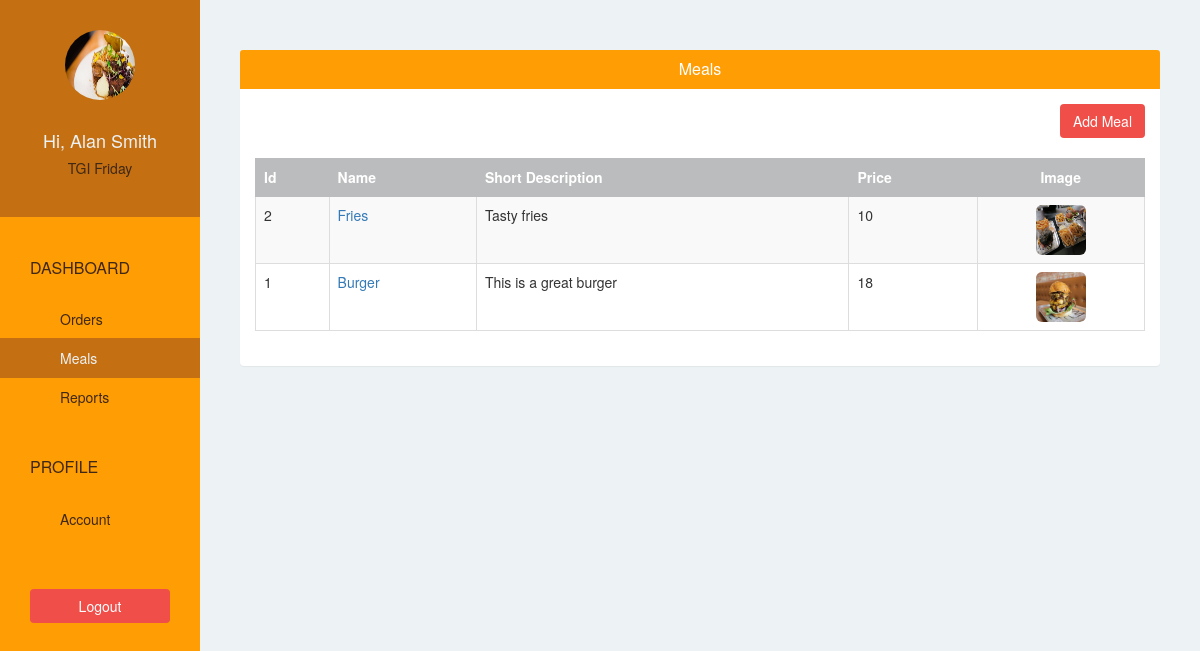
Before: /restaurant/meal/ (signed in) with the older database file.
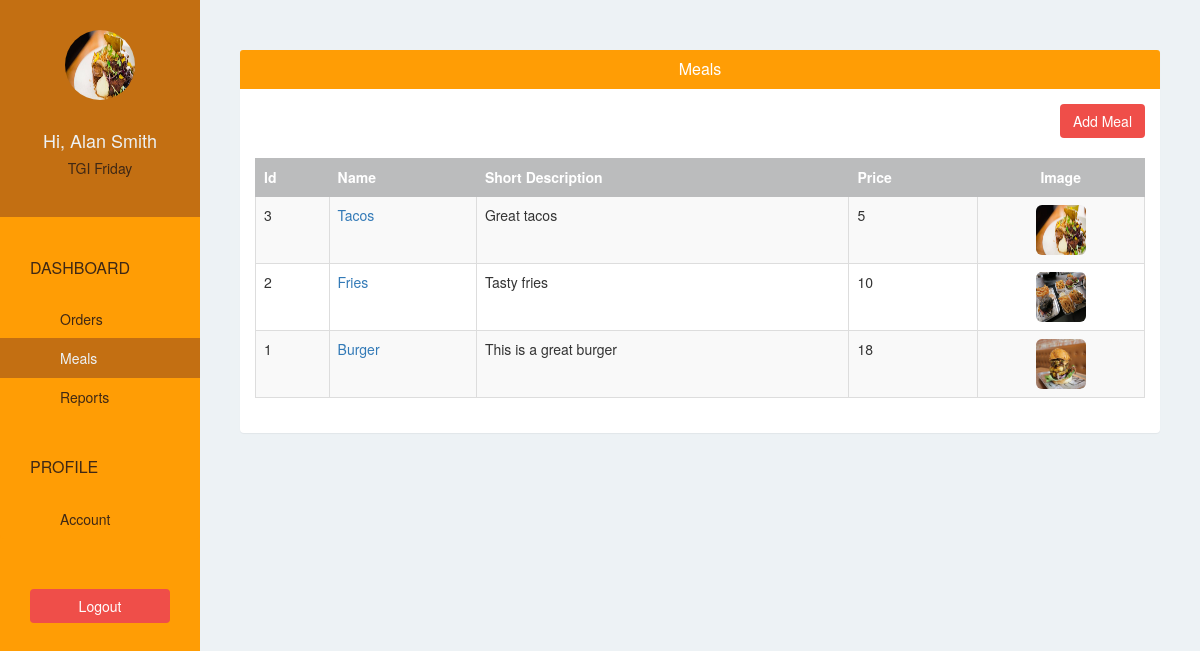
After: the same page with the newer database file.
### willylistapp/models.py (models this page shows, shortened)
class Restaurant(models.Model):
    user = models.OneToOneField(User, on_delete=models.CASCADE, related_name='restaurant')
    name = models.CharField(max_length=500)
    phone = models.CharField(max_length=500)
    address = models.CharField(max_length=500)
    logo = models.ImageField(upload_to='restaurant_logo/', blank=False)

class Meal(models.Model):
    restaurant = models.ForeignKey(Restaurant) # ForeignKey: one to many relationship
    name = models.CharField(max_length=500)
    short_description = models.CharField(max_length=500)
    image = models.ImageField(upload_to='meal_images/', blank=False)
    price = models.IntegerField(default=0)

### willylistapp/views.py (the view)
# urls.py: url(r'^restaurant/meal/$', views.restaurant_meal, name = 'restaurant-meal'),
@login_required(login_url='/restaurant/sign-in/')
def restaurant_meal(request):
    meals = Meal.objects.filter(restaurant = request.user.restaurant).order_by("-id")
    return render(request, 'restaurant/meal.html', {"meals": meals})

### willylistapp/templates/restaurant/meal.html
{% extends 'restaurant/base.html' %}
{% block page %}
    <div class="panel">
        <div class="panel-heading bg-blue">
            <h4 class="panel-title text-center text-white">Meals</h4>
        </div>
        <div class="panel-body">
            <div class="text-right">
                <a href="{% url 'restaurant-add-meal' %}" class="btn btn-pink">Add Meal</a>
                <br/>
                <br/>
            </div>
            <table class="table table-bordered table-hover table-striped">
                <thead>
                  <tr class="bg-gray text-white">
                    <th>Id</th>
                    <th>Name</th>
                    <th>Short Description</th>
                    <th>Price</th>
                    <th class="text-center">Image</th>
                  </tr>
                </thead>
                <tbody>
                    {% for meal in meals %}
                        <tr>
                          <td scope="row">{{ meal.id }}</td>
                          <td><a href="{% url 'restaurant-edit-meal' meal.id %}">{{ meal.name }}</a></td>
                          <td>{{ meal.short_description }}</td>
                          <td>{{ meal.price }}</td>
                          <td class="text-center"><img class="img-rounded"
                              src="{{ MEDIA_URL }}{{ meal.image }}" width="50" height="50"></td>
                        </tr>
                    {% endfor %}
                </tbody>
            </table>
        </div>
    </div>
{% endblock %}

### willylistapp/templates/restaurant/base.html (shortened to what this page needs)
{% extends 'base.html' %}
{% block sidebar %}
    {% url 'restaurant-order' as restaurant_order_url %}
    {% url 'restaurant-meal' as restaurant_meal_url %}
    {% url 'restaurant-report' as restaurant_report_url %}
    {% url 'restaurant-account' as restaurant_account_url %}
    <div class="text-center">
      <img class="img-circle" src="{{ MEDIA_URL }}{{ request.user.restaurant.logo }}"
          width="70" height="70" />
      <br/>
      <br/>
      <h4>Hi, {{ request.user.get_full_name }}</h4>
      <h5>{{ request.user.restaurant.name }}</h5>
    </div>
    <div class="list-group">
      <span class="text-uppercase">Dashboard</span>
      <a href="{% url 'restaurant-order' %}"
          class="list-group-item {% if request.path == restaurant_order_url %} active {% endif %} ">
          Orders
        </a>
      <a href="{% url 'restaurant-meal' %}"
          class="list-group-item {% if request.path == restaurant_meal_url %} active {% endif %} ">Meals</a>
      <a href="{% url 'restaurant-report' %}"
          class="list-group-item {% if request.path == restaurant_report_url %} active {% endif %} ">Reports</a>
      <span class="text-uppercase">Profile</span>
      <a href="{% url 'restaurant-account' %}"
          class="list-group-item {% if request.path == restaurant_account_url %} active {% endif %} ">Account</a>
    </div>
    <div class="text-center">
      <a href="{% url 'restaurant-sign-out' %}?next={{ request.path }}"
          class="btn btn-pink">Logout</a>
    </div>
{% endblock %}

### willylistapp/templates/base.html (shortened to what this page needs)
{% load staticfiles %}
<!DOCTYPE html>
<html lang="en">
<head>
  <link rel="stylesheet" href="{% static 'css/bootstrap.min.css' %}">
  <link rel="stylesheet" href="{% static 'css/style.css' %}">
</head>
<body>
    <div class="container-fluid">
      <div class="row">
        <div class="col-lg-2 col-md-2 col-sm-2 sidebar">
            {% block sidebar %}{% endblock %}
        </div>
        <div class="col-lg-10 col-lg-offset-2 col-md-10 col-md-offset-2 col-sm-10 col-sm-offset-2 content">
            {% block page %}{% endblock %}
        </div>
      </div>
    </div>
</body>
</html>

### willylistapp/static/css/style.css (style rules this page uses)
body { padding-top: 50px; background-color: #EDF2F5; overflow: auto; }
.bg-blue { background-color: #FF9D05; }
.bg-gray { background-color: #BBBCBD; }
.text-white { color: white; }
.btn-pink { color: white; background-color: #ef4e49; }
.sidebar { height: 100vh; position: fixed; top: 0; left: 0; padding: 0; background-color: #FF9D05; overflow: auto; }
.sidebar > div:first-child { padding: 30px 10px; font-weight: bold; font-size: 15px; background-color: #C36F12; }
.sidebar > div:first-child > h4 { color: #EDF2F5; }
.sidebar > div:first-child > h5 { color: #3F2815; }
.sidebar .list-group { padding: 0; background-color: #FF9D05; }
.sidebar .list-group > span { color: #3F2815; display: block; margin-top: 20px; padding: 20px 30px; font-size: 16px; font-weight: 300; }
.sidebar .list-group .list-group-item, .sidebar .list-group .list-group-item:focus { background-color: #FF9D05; color: #3F2815; border: 0; padding-left: 60px; padding-right: 30px; }
.sidebar .list-group .list-group-item.active, .sidebar .list-group .list-group-item:hover { background-color: #C36F12; color: #EDF2F5; }
.sidebar > div:last-child { padding: 30px; }
.sidebar > div:last-child .btn { width: 100%; }
.content { padding: 0 40px; }
.content .panel { border: none; }
.table > thead > tr > th, .table > thead > tr > td { vertical-align: middle; }
.table, .table > thead > tr > th { border-color: #BBBCBD; }

Changed rows visible on the page:
added Meal: id "3", name "Tacos", short_description "Great tacos", price "5", image (picture)
